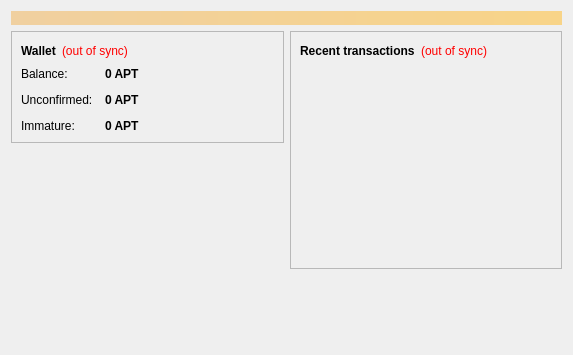
<?xml version="1.0" encoding="UTF-8"?>
<ui version="4.0">
 <class>OverviewPage</class>
 <widget class="QWidget" name="OverviewPage">
  <property name="geometry">
   <rect>
    <x>0</x>
    <y>0</y>
    <width>573</width>
    <height>355</height>
   </rect>
  </property>
  <property name="windowTitle">
   <string>Form</string>
  </property>
  <layout class="QVBoxLayout" name="topLayout">
   <item>
    <widget class="QLabel" name="labelAlerts">
     <property name="visible">
      <bool>false</bool>
     </property>
     <property name="styleSheet">
      <string notr="true">background-color: qlineargradient(x1: 0, y1: 0, x2: 1, y2: 0, stop:0 #F0D0A0, stop:1 #F8D488); color:#000000;</string>
     </property>
     <property name="wordWrap">
      <bool>true</bool>
     </property>
     <property name="margin">
      <number>3</number>
     </property>
    </widget>
   </item>
   <item>
    <layout class="QHBoxLayout" name="horizontalLayout" stretch="1,1">
     <item>
      <layout class="QVBoxLayout" name="verticalLayout_2">
       <item>
        <widget class="QFrame" name="frame">
         <property name="frameShape">
          <enum>QFrame::StyledPanel</enum>
         </property>
         <property name="frameShadow">
          <enum>QFrame::Raised</enum>
         </property>
         <layout class="QVBoxLayout" name="verticalLayout_4">
          <item>
           <layout class="QHBoxLayout" name="horizontalLayout_4">
            <item>
             <widget class="QLabel" name="label_5">
              <property name="font">
               <font>
                <weight>75</weight>
                <bold>true</bold>
               </font>
              </property>
              <property name="text">
               <string>Wallet</string>
              </property>
             </widget>
            </item>
            <item>
             <widget class="QLabel" name="labelWalletStatus">
              <property name="toolTip">
               <string>The displayed information may be out of date. Your wallet automatically synchronizes with the Aptcoin network after a connection is established, but this process has not completed yet.</string>
              </property>
              <property name="styleSheet">
               <string notr="true">QLabel { color: red; }</string>
              </property>
              <property name="text">
               <string notr="true">(out of sync)</string>
              </property>
              <property name="alignment">
               <set>Qt::AlignLeading|Qt::AlignLeft|Qt::AlignVCenter</set>
              </property>
             </widget>
            </item>
            <item>
             <spacer name="horizontalSpacer_2">
              <property name="orientation">
               <enum>Qt::Horizontal</enum>
              </property>
              <property name="sizeHint" stdset="0">
               <size>
                <width>40</width>
                <height>20</height>
               </size>
              </property>
             </spacer>
            </item>
           </layout>
          </item>
          <item>
           <layout class="QFormLayout" name="formLayout_2">
            <property name="fieldGrowthPolicy">
             <enum>QFormLayout::AllNonFixedFieldsGrow</enum>
            </property>
            <property name="horizontalSpacing">
             <number>12</number>
            </property>
            <property name="verticalSpacing">
             <number>12</number>
            </property>
            <item row="0" column="0">
             <widget class="QLabel" name="label">
              <property name="text">
               <string>Balance:</string>
              </property>
             </widget>
            </item>
            <item row="0" column="1">
             <widget class="QLabel" name="labelBalance">
              <property name="font">
               <font>
                <weight>75</weight>
                <bold>true</bold>
               </font>
              </property>
              <property name="cursor">
               <cursorShape>IBeamCursor</cursorShape>
              </property>
              <property name="toolTip">
               <string>Your current balance</string>
              </property>
              <property name="text">
               <string notr="true">0 APT</string>
              </property>
              <property name="textInteractionFlags">
               <set>Qt::LinksAccessibleByMouse|Qt::TextSelectableByKeyboard|Qt::TextSelectableByMouse</set>
              </property>
             </widget>
            </item>
            <item row="1" column="0">
             <widget class="QLabel" name="label_3">
              <property name="text">
               <string>Unconfirmed:</string>
              </property>
             </widget>
            </item>
            <item row="1" column="1">
             <widget class="QLabel" name="labelUnconfirmed">
              <property name="font">
               <font>
                <weight>75</weight>
                <bold>true</bold>
               </font>
              </property>
              <property name="cursor">
               <cursorShape>IBeamCursor</cursorShape>
              </property>
              <property name="toolTip">
               <string>Total of transactions that have yet to be confirmed, and do not yet count toward the current balance</string>
              </property>
              <property name="text">
               <string notr="true">0 APT</string>
              </property>
              <property name="textInteractionFlags">
               <set>Qt::LinksAccessibleByMouse|Qt::TextSelectableByKeyboard|Qt::TextSelectableByMouse</set>
              </property>
             </widget>
            </item>
            <item row="2" column="0">
             <widget class="QLabel" name="labelImmatureText">
              <property name="text">
               <string>Immature:</string>
              </property>
             </widget>
            </item>
            <item row="2" column="1">
             <widget class="QLabel" name="labelImmature">
              <property name="font">
               <font>
                <weight>75</weight>
                <bold>true</bold>
               </font>
              </property>
              <property name="toolTip">
               <string>Mined balance that has not yet matured</string>
              </property>
              <property name="text">
               <string notr="true">0 APT</string>
              </property>
              <property name="textInteractionFlags">
               <set>Qt::LinksAccessibleByMouse|Qt::TextSelectableByKeyboard|Qt::TextSelectableByMouse</set>
              </property>
             </widget>
            </item>
           </layout>
          </item>
         </layout>
        </widget>
       </item>
       <item>
        <widget class="QLabel" name="logolabel">
         <property name="autoFillBackground">
          <bool>false</bool>
         </property>
         <property name="text">
          <string/>
         </property>
         <property name="pixmap">
          <pixmap resource="../aptcoin.qrc">:/images/logo</pixmap>
         </property>
         <property name="scaledContents">
          <bool>false</bool>
         </property>
         <property name="alignment">
          <set>Qt::AlignCenter</set>
         </property>
        </widget>
       </item>
       <item>
        <widget class="QLabel" name="label_2">
         <property name="text">
          <string/>
         </property>
        </widget>
       </item>
      </layout>
     </item>
     <item>
      <layout class="QVBoxLayout" name="verticalLayout_3">
       <item>
        <widget class="QFrame" name="frame_2">
         <property name="frameShape">
          <enum>QFrame::StyledPanel</enum>
         </property>
         <property name="frameShadow">
          <enum>QFrame::Raised</enum>
         </property>
         <layout class="QVBoxLayout" name="verticalLayout">
          <item>
           <layout class="QHBoxLayout" name="horizontalLayout_2">
            <item>
             <widget class="QLabel" name="label_4">
              <property name="text">
               <string>&lt;b&gt;Recent transactions&lt;/b&gt;</string>
              </property>
             </widget>
            </item>
            <item>
             <widget class="QLabel" name="labelTransactionsStatus">
              <property name="toolTip">
               <string>The displayed information may be out of date. Your wallet automatically synchronizes with the Aptcoin network after a connection is established, but this process has not completed yet.</string>
              </property>
              <property name="styleSheet">
               <string notr="true">QLabel { color: red; }</string>
              </property>
              <property name="text">
               <string notr="true">(out of sync)</string>
              </property>
              <property name="alignment">
               <set>Qt::AlignRight|Qt::AlignTrailing|Qt::AlignVCenter</set>
              </property>
             </widget>
            </item>
            <item>
             <spacer name="horizontalSpacer">
              <property name="orientation">
               <enum>Qt::Horizontal</enum>
              </property>
              <property name="sizeHint" stdset="0">
               <size>
                <width>40</width>
                <height>20</height>
               </size>
              </property>
             </spacer>
            </item>
           </layout>
          </item>
          <item>
           <widget class="QListView" name="listTransactions">
            <property name="styleSheet">
             <string notr="true">QListView { background: transparent; }</string>
            </property>
            <property name="frameShape">
             <enum>QFrame::NoFrame</enum>
            </property>
            <property name="verticalScrollBarPolicy">
             <enum>Qt::ScrollBarAlwaysOff</enum>
            </property>
            <property name="horizontalScrollBarPolicy">
             <enum>Qt::ScrollBarAlwaysOff</enum>
            </property>
            <property name="selectionMode">
             <enum>QAbstractItemView::NoSelection</enum>
            </property>
           </widget>
          </item>
         </layout>
        </widget>
       </item>
       <item>
        <spacer name="verticalSpacer_2">
         <property name="orientation">
          <enum>Qt::Vertical</enum>
         </property>
         <property name="sizeHint" stdset="0">
          <size>
           <width>20</width>
           <height>40</height>
          </size>
         </property>
        </spacer>
       </item>
      </layout>
     </item>
    </layout>
   </item>
  </layout>
 </widget>
 <resources>
  <include location="../aptcoin.qrc"/>
 </resources>
 <connections/>
</ui>
